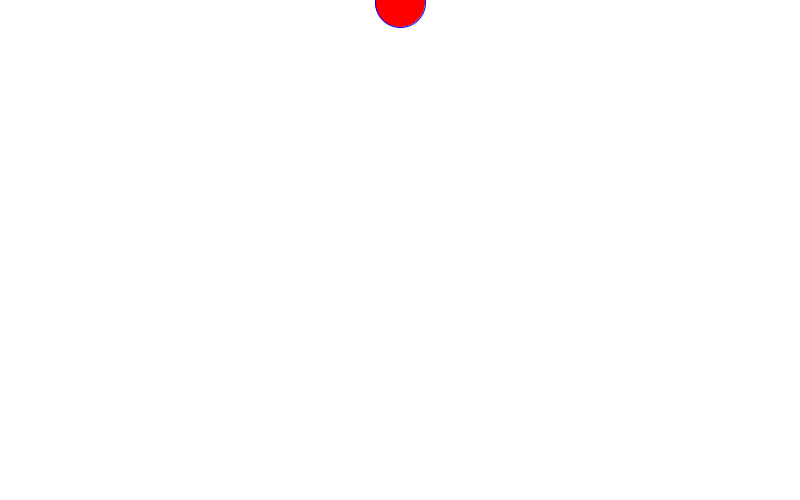
Frame 1 (no input)
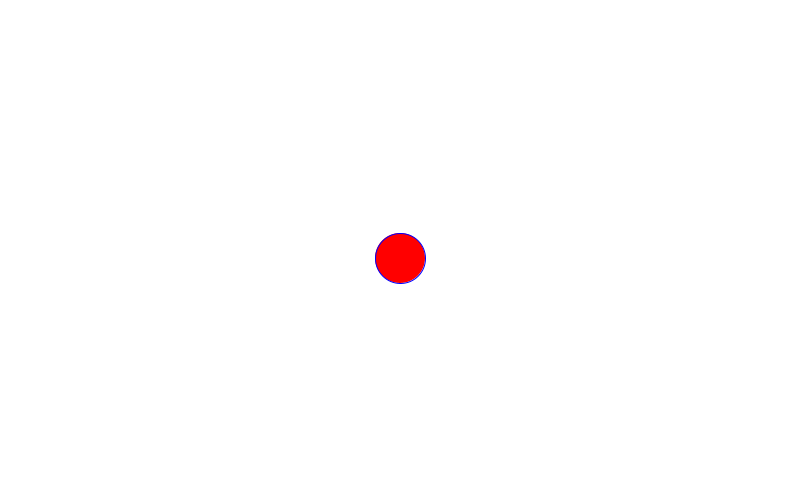
Frame 60 (the mouse pressed at the canvas centre just before this capture)
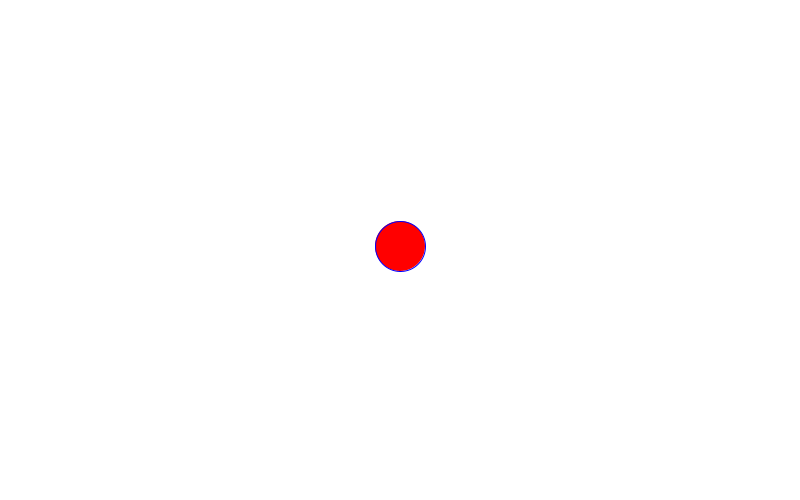
Frame 120 (the mouse held since frame 60 and released just before this capture)

The Processing sketch that drew these frames (run headless with seeded random() and noise(); from frame 60 on, the mouse is pressed at the canvas centre):

// Processing sketch: sketch_251118a
// ── sketch_251118a.pde
float y = 0;
float x;
float speed = 2;
float gravity = 0.4;
float attrito = 0.10; // La velocità diminuisce del 10%

void setup(){
  size(800,500);
  x = width/2;
}

void draw(){
  background(255);
  fill(255,0,0);
  stroke(0,0,255);
  
  y+=speed;
  speed+=gravity; // la velocità aumenta perchè la pallina sta scedendo
  
  if(y>height-25){
    speed=speed*-(1-attrito);
  }
  
  ellipse(x,y,50,50);
  
}
